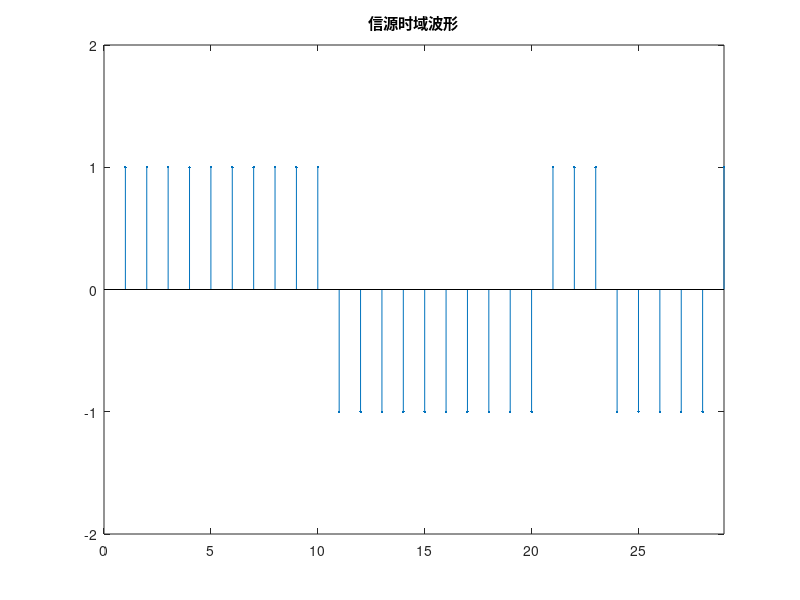

Reproduce this figure in MATLAB. (Note: this script raises an error after producing the figure.)
clear all;
close all;

format long;
tic;


%****************************  程序主体 *************
%%%%%%%%%%%%%%%%%  参数设定   %%%%%%%%%%%%%%
bit_rate = 1000;% 比特率
symbol_rate = 1000;%符号率
sps = 16;%每个符号的采样点数, sample per symbol
fc = 2000; %载波频率
fs = 16000; %采样频率
rollof_factor = 0.5;

%%%%%%%%%%%%%%%%%%%%%%%%%%%%   信源    %%%%%%%%%%%%%%%%%%%
%%%%% 随机信号 
msg_source = [ones(1,10) zeros(1,10) randi([0,1], 1, 10)];



%%%%%%%%%%%%%%%%%%%%%%%%%%%%   发射机  %%%%%%%%%%%%%%%%%%%%
bipolar_msg_source = 2*msg_source-1;

figure(1);
stem(bipolar_msg_source, '.');axis([0,29,-2,2]);
title('信源时域波形');
% figure(2);
% n=0:29;
% stem(n/30*2, abs(fft(bipolar_msg_source)), '.');
% title('信源fft频域波形');
% figure(3);
% [H,w] = freqz(bipolar_msg_source, 1, 'whole');
% plot(w/pi,abs(H));
% title('信源freqz频域波形');

rcos_fir = rcosdesign(rollof_factor, 6, sps);

%%插值
up16_bipolar_msg_source = upsample(bipolar_msg_source, sps);

figure(4);
stem(up16_bipolar_msg_source,'.');axis([0,30*sps,-2,2]);
title('信源经插值后的时域波形');
% figure(5);
% [H2,w2] = freqz(up16_bipolar_msg_source, 1, 'whole');
% plot(w2/pi,abs(H2));
% title('信源经插值后freqz频域波形');

% figure(6);
% stem(rcos_fir,'.');axis([0,sps*6,-2,2]);
% title('平方根升余弦滤波器的时域波形');
% figure(7);
% [H3,w3] = freqz(rcos_fir, 1, 'whole');
% plot(w3/pi,20*log10(abs(H3)));
% title('平方根升余弦滤波器的频域波形');

rcos_msg_source = filter(rcos_fir, 1, up16_bipolar_msg_source);

figure(8);
% plot(rcos_msg_source);
stem(rcos_msg_source,'.');
title('通过平方根升余弦滤波器后的时域波形');
% figure(9);
% [H4,w4] = freqz(rcos_msg_source, 1, 'whole');
% plot(w4/pi,abs(H4));
% % plot(abs(fft(rcos_msg_source)));
% % stem(abs(fft(rcos_msg_source)),'.');
% %%%%%%%%% 可以看出截了最初的信源频谱的0~pi部分。
% title('通过平方根升余弦滤波器后的频域波形');

time = 1:length(rcos_msg_source);
rcos_msg_source_carrier = rcos_msg_source.*cos(2*pi*fc.*time/fs);



% figure(10);
% % stem(time, rcos_msg_source.*cos(2*pi*fc.*time/fs),'.');axis([-1,128,-0.4,0.4]);
% stem(rcos_msg_source_carrier,'.');
% title('上载波后的时域波形');
% figure(11);
% [H5,w5] = freqz(rcos_msg_source_carrier, 1, 'whole');
% plot(w5/pi,abs(H5));
% title('上载波后的频域波形');


%%%%%%%%%%%%%%%%%%%%%%%%%%%%%  信道  %%%%%%%%%%%%%%%%%%%%%%%%%
ebn0 = -6:8;
snr = ebn0 - 10*log10(0.5*16);

% for i = 1:length(snr)
    %%%% awgn(x,snr,'measured')，首先计算输入x信号的功率，按照snr添加相应功率的高斯白噪声。
    % rcos_msg_source_carrier_addnoise = awgn(rcos_msg_source_ca
    % rrier, snr(i), "measured");
    rcos_msg_source_carrier_addnoise = awgn(rcos_msg_source_carrier, -6, "measured");

    figure(12);
    % stem(rcos_msg_source_carrier_addnoise,'.');
    plot(rcos_msg_source_carrier_addnoise);
    title('上载波加噪声后的时域波形');
    % figure(13);
    % [H6,w6] = freqz(rcos_msg_source_carrier_addnoise, 1, 'whole');
    % plot(w6/pi,abs(H6));
    % title('上载波加噪声后的频域波形');


    %%%%%%%%%%%%%%%%%%%%%%%%%%%%%%  接收机 %%%%%%%%%%%%%%%%%%%%%%%%%
    rcos_msg_source_addnoise = rcos_msg_source_carrier_addnoise.*cos(2*pi*fc.*time/fs);

    figure(14)
    plot(rcos_msg_source_addnoise);
    % stem(rcos_msg_source_addnoise,'.');
    title('相干解调后的接收时域波形');
    % figure(15);
    % [H7,w7] = freqz(rcos_msg_source_addnoise, 1, 'whole');
    % plot(w7/pi,abs(H7));
    % title('相干解调后的接收频域波形');


    fir_lp = fir1(128, 0.2);
    rcos_msg_source_lp = filter(fir_lp, 1, rcos_msg_source_addnoise);

    figure(16)
    % plot(rcos_msg_source_addnoise);
    stem(rcos_msg_source_lp,'.');
    title('经过低通FIR滤波器后的接收时域波形');
    % figure(17);
    % [H8,w8] = freqz(rcos_msg_source_lp, 1, 'whole');
    % plot(w8/pi,abs(H8));
    % title('经过低通FIR滤波器后的接收频域波形');

    rcos_fir = rcosdesign(rollof_factor, 6, sps);
    rcos_msg_source_MF = filter(rcos_fir, 1, rcos_msg_source_lp);

    figure(18)
    % plot(rcos_msg_source_addnoise);
    stem(rcos_msg_source_MF,'.');
    title('经过平方根余弦滤波器后的接收时域波形');
    % figure(19);
    % [H9,w9] = freqz(rcos_msg_source_MF, 1, 'whole');
    % plot(w9/pi,abs(H9));
    % title('经过平方根余弦滤波器后的接收频域波形');

    decision_site = 160;
    rcos_msg_source_MF_option = rcos_msg_source_MF(decision_site:sps:end);

    figure(20)
    % plot(rcos_msg_source_addnoise);
    stem(rcos_msg_source_MF_option,'.');
    title('经过延时处理并抽取后的接收时域波形');
    % figure(21);
    % [H10,w10] = freqz(rcos_msg_source_MF_option, 1, 'whole');
    % plot(w10/pi,abs(H10));
    % title('经过延时处理并抽取后的接收频域波形');

    msg_source_MF_option_sign = sign(rcos_msg_source_MF_option);

    figure(22);
    plot(msg_source_MF_option_sign, '-*');
    title('判决结果');
    % 
    % eyediagram(rcos_msg_source, sps);
    % title('发射端眼图');
    % eyediagram(rcos_msg_source_MF, sps);
    % title('接收端眼图');
    % 
    % scatterplot(rcos_msg_source(48+1:16:end-48));
    % title('BPSK星座图');

    %%%%%%%%%%%%%%%%%%%%%%%%% 信宿 %%%%%%%%%%%%%%%%%%%%%%%%%%%
    %[err_number(i), bit_err_ratio(i)]=biterr(msg_source(1:length(rcos_msg_source_MF_option)), (msg_source_MF_option_sign+1)/2);
    bit_err_ratio = biterr(msg_source(1:length(rcos_msg_source_MF_option)), (msg_source_MF_option_sign+1)/2);
% end
toc;

display(bit_err_ratio);


%%%%%%%%%%%%%%%%%%%%%%%%%%%% 仿真结果 %%%%%%%%%%%%%%%%%%%%%%%%%
% ber = berawgn(ebn0, 'psk', 2, 'nondiff');
% semilogy(ebn0, bit_err_ratio, '-*', ebn0, ber, '-+');
% xlabel('比特信噪比');
% ylabel('误码率');
% title('不同信噪比下误码率仿真曲线');
% legend('实验曲线 ', '理论曲线')
% grid on;












